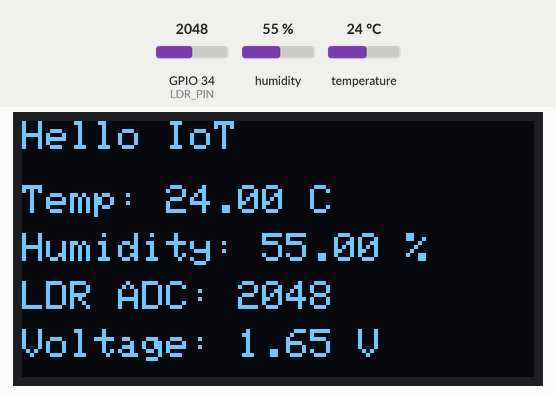
Simulated run of this program. Board: ESP32. On the bench: 128×64 one-colour display. The inputs (shaded band) are chosen by the test bench; at power-on: humidity 55 %, GPIO 34 (LDR_PIN) = 2048, temperature 24 °C. What the program prints to the serial monitor is not drawn.

Above: at 2.2 s.
2.3 s: humidity set to 22 %
At 3.5 s:
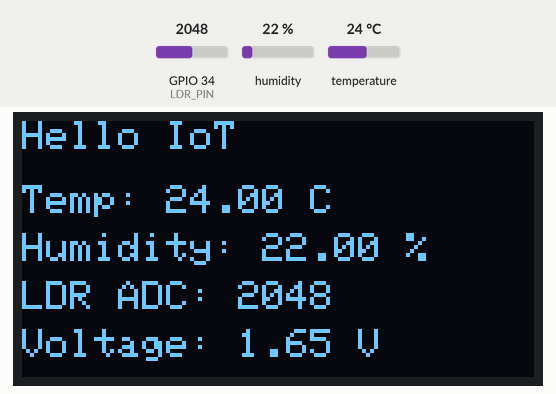
5.0 s: GPIO 34 (LDR_PIN) set to 2866
At 5.7 s:
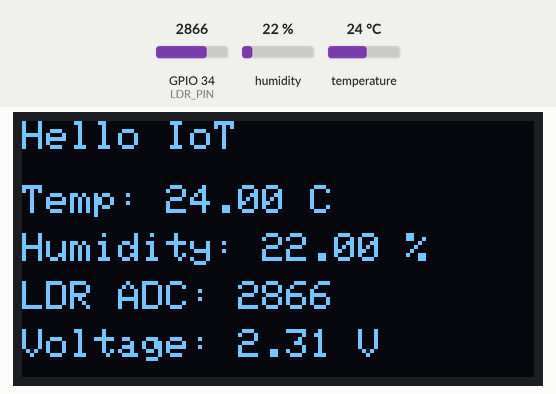
7.7 s: temperature set to 12 °C
At 10.1 s:
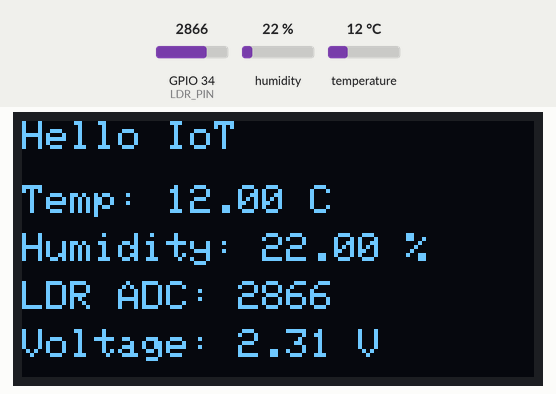
10.8 s: GPIO 34 (LDR_PIN) set to 3603
At 12.3 s:
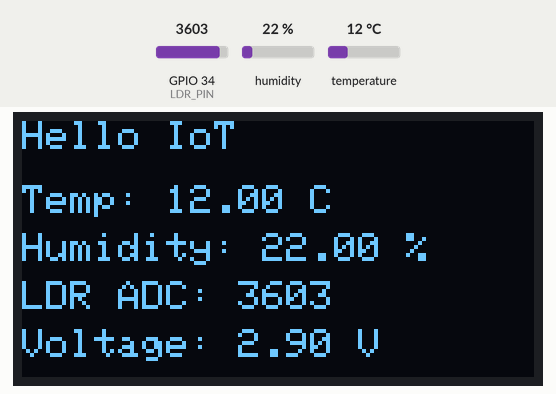
13.5 s: humidity set to 40 %
At 16.6 s:
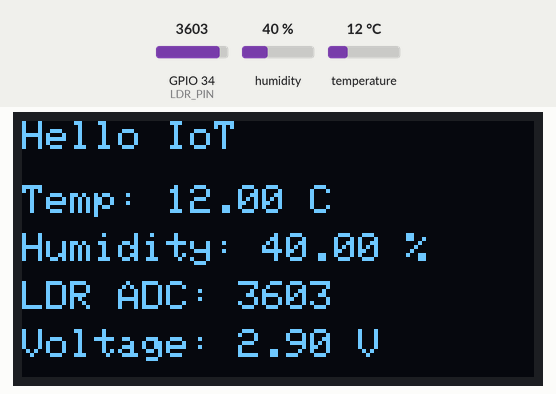
16.9 s: GPIO 34 (LDR_PIN) set to 4095
At 18.8 s:
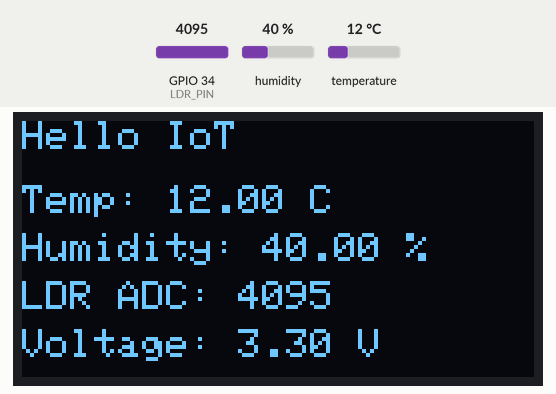
Timing chart, 0 to 20.3 s (numbered marks = the images above; inputs shaded):
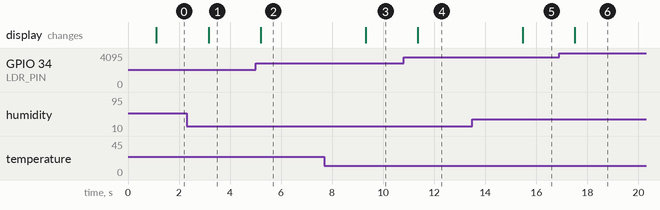

Measured:
- after the input at 2.3 s, the display: changes after 0.86 s (image 1)
- after the input at 5.0 s, the display: changes after 0.21 s (image 2)
- after the input at 7.7 s, the display: changes after 1.6 s (image 3)
- after the input at 10.8 s, the display: changes after 0.56 s (image 4)
- after the input at 13.5 s, the display: changes after 2.0 s (image 5)
- after the input at 16.9 s, the display: changes after 0.61 s (image 6)

The program:

main.cpp
```cpp
#include <Arduino.h>
#include <Wire.h>
#include <Adafruit_GFX.h>
#include <Adafruit_SSD1306.h>
#include <DHT.h>

// --- Pin configuration ---
#define DHTPIN 14        // DHT data pin
#define DHTTYPE DHT11    // Changed from DHT22 to DHT11

#define LDR_PIN 34       // LDR analog pin
#define SDA_PIN 21       // I2C SDA
#define SCL_PIN 22       // I2C SCL

// --- OLED setup ---
#define SCREEN_WIDTH 128
#define SCREEN_HEIGHT 64
Adafruit_SSD1306 display(SCREEN_WIDTH, SCREEN_HEIGHT, &Wire, -1);

// --- DHT sensor setup ---
DHT dht(DHTPIN, DHTTYPE);

// --- Setup function ---
void setup() {
  Serial.begin(115200);
  Serial.println("Hello, ESP32!");

  // Initialize I2C on custom pins
  Wire.begin(SDA_PIN, SCL_PIN);

  // Initialize OLED
  if (!display.begin(SSD1306_SWITCHCAPVCC, 0x3C)) {
    Serial.println("SSD1306 allocation failed");
    for (;;);
  }

  display.clearDisplay();
  display.setTextColor(SSD1306_WHITE);
  display.setTextSize(1);
  display.setCursor(0, 0);
  display.println("Initializing...");
  display.display();

  // Initialize DHT sensor
  dht.begin();
  delay(1000);
}

// --- Main loop ---
void loop() {
  // --- Read DHT11 values ---
  float temperature = dht.readTemperature();
  float humidity = dht.readHumidity();

  // --- Read LDR value ---
  int adcValue = analogRead(LDR_PIN);
  float voltage = (adcValue / 4095.0) * 3.3;

  // --- Check for DHT reading error ---
  if (isnan(temperature) || isnan(humidity)) {
    Serial.println("Error reading DHT11 sensor!");
    return;
  }

  // --- Print values on Serial Monitor ---
  Serial.print("Temperature: ");
  Serial.print(temperature);
  Serial.print(" °C  |  Humidity: ");
  Serial.print(humidity);
  Serial.print(" %  |  LDR ADC: ");
  Serial.print(adcValue);
  Serial.print("  |  Voltage: ");
  Serial.print(voltage, 2);
  Serial.println(" V");

  // --- Display on OLED ---
  display.clearDisplay();
  display.setTextSize(1);
  display.setCursor(0, 0);
  display.println("Hello IoT");

  display.setCursor(0, 16);
  display.print("Temp: ");
  display.print(temperature);
  display.println(" C");

  display.setCursor(0, 28);
  display.print("Humidity: ");
  display.print(humidity);
  display.println(" %");

  display.setCursor(0, 40);
  display.print("LDR ADC: ");
  display.println(adcValue);

  display.setCursor(0, 52);
  display.print("Voltage: ");
  display.print(voltage, 2);
  display.println(" V");

  display.display();

  delay(2000); // Update every 2 seconds
}
```
